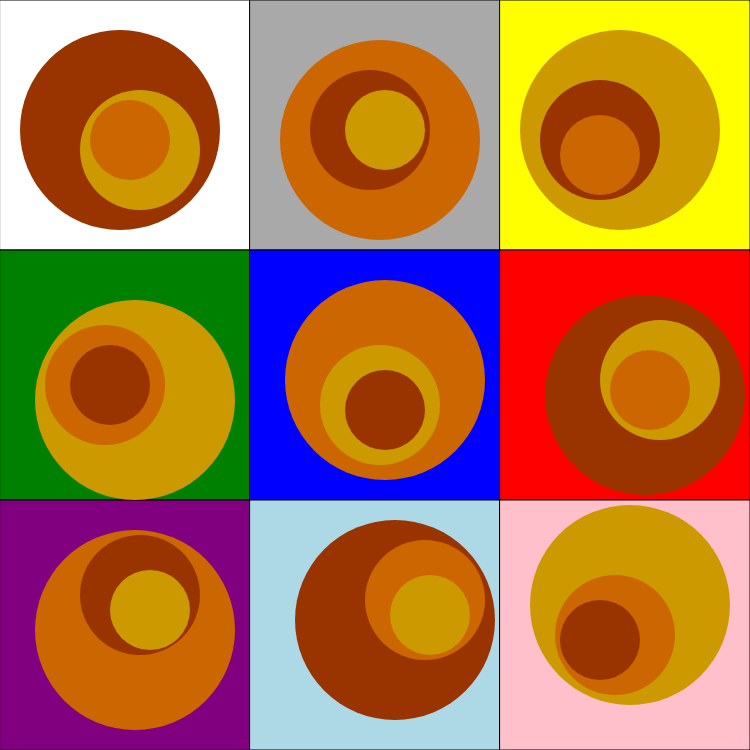
Frame 1 (no input)
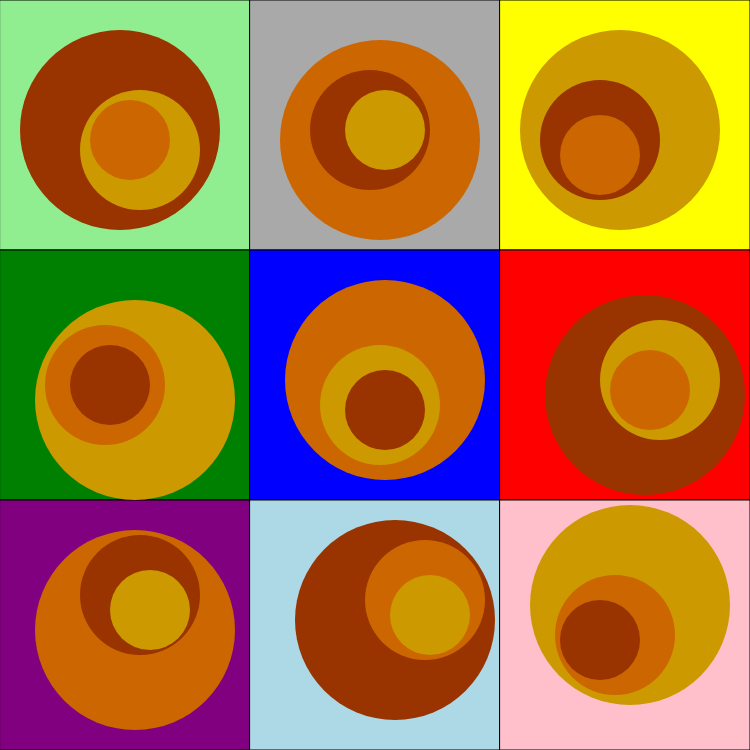
Frame 60 (no input)
Frame 120 (the mouse pressed at the canvas centre since frame 60): identical to frame 60, image omitted

The p5.js sketch that drew these frames (run headless with seeded random() and noise() and a simulated clock; from frame 60 on, the mouse is pressed at the canvas centre):

// p5.js sketch
// ── sketch.js
function setup() {
  //creiamo un canvas con delle dimensioni quadrate - che sarà lo sfondo della nostra opera
  createCanvas(750, 750);
  background(220); //definisco il colore dello sfondo
}

function draw() {
  //condizione che vale per tutti i rettangoli a venire
  //diamo uno stroke per la parte di grafica sottostante ai cerchi in modo che si venga a creare una griglia
  stroke("black"); //ne definiamo il colore
  strokeWeight(1); //e lo spessore

  //tramite coordinate disegno ogni quadrato e gli attribuisco un colore
  //definisco quindi dimensione colore e posizione di ogni quadrato
  rect(0, 0, 250, 250);
  fill("green");
  rect(0, 250, 250, 250);
  fill("purple");
  rect(0, 500, 250, 250);
  fill("darkgray");
  rect(250, 0, 250, 250);
  fill("yellow");
  rect(500, 0, 250, 250);
  fill("blue");
  rect(250, 250, 250, 250);
  fill("red");
  rect(500, 250, 250, 250);
  fill("lightblue");
  rect(250, 500, 250, 250);
  fill("pink");
  rect(500, 500, 250, 250);
  fill("lightgreen");

  noStroke(); //decido che da adesso in poi le figure generate non dovranno avere stroke

  //definisco tre variabili associando per ogni variabile un colore in modo tale da non dover sempre riscrivere i codici dei colori ma mi basti scrivere il nome della variabile
  let inside = color("#CC6600");
  let middle = color("#CC9900");
  let outside = color("#993300");

  //applico adesso una trasformazione di traslazione utilizzando push e pop, che significa che isolo la traformazione, costruendo dei blocchetti, che andrò a modificare di volta in volta sapendo di modificare una singola parte di opera
  push();
  translate(70, 50); //traslo definendo le coordinate del mio blocchetto
  fill(outside); //coloro l'ellisse con una delle variabili che ho definito prima, in questo caso "ouside"
  ellipse(50, 80, 200, 200); //definsico le coordinate e la grandezza dell'ellisse
  fill(middle);
  ellipse(70, 100, 120, 120);
  fill(inside);
  ellipse(60, 90, 80, 80);
  pop();

  //ripeto per ogni quadrato immaginario che mi sono prefigurata tramite la griglia di quadrati colorati costrita in precedenza
  push();
  translate(320, 50);
  fill(inside);
  ellipse(60, 90, 200, 200);
  fill(outside);
  ellipse(50, 80, 120, 120);
  fill(middle);
  ellipse(65, 80, 80, 80);
  pop();

  push();
  translate(560, 50);
  fill(middle);
  ellipse(60, 80, 200, 200);
  fill(outside);
  ellipse(40, 90, 120, 120);
  fill(inside);
  ellipse(40, 105, 80, 80);
  pop();

  push();
  translate(70, 300);
  fill(middle);
  ellipse(65, 100, 200, 200);
  fill(inside);
  ellipse(35, 85, 120, 120);
  fill(outside);
  ellipse(40, 85, 80, 80);
  pop();

  push();
  translate(320, 300);
  fill(inside);
  ellipse(65, 80, 200, 200);
  fill(middle);
  ellipse(60, 105, 120, 120);
  fill(outside);
  ellipse(65, 110, 80, 80);
  pop();

  push();
  translate(560, 300);
  fill(outside);
  ellipse(85, 95, 200, 200);
  fill(middle);
  ellipse(100, 80, 120, 120);
  fill(inside);
  ellipse(90, 90, 80, 80);
  pop();

  push();
  translate(70, 510);
  fill(inside);
  ellipse(65, 120, 200, 200);
  fill(outside);
  ellipse(70, 85, 120, 120);
  fill(middle);
  ellipse(80, 100, 80, 80);
  pop();

  push();
  translate(320, 510);
  fill(outside);
  ellipse(75, 110, 200, 200);
  fill(inside);
  ellipse(105, 90, 120, 120);
  fill(middle);
  ellipse(110, 105, 80, 80);
  pop();

  push();
  translate(560, 510);
  fill(middle);
  ellipse(70, 95, 200, 200);
  fill(inside);
  ellipse(55, 125, 120, 120);
  fill(outside);
  ellipse(40, 130, 80, 80);
  pop();
}

//Kandinsky, the third dimension
//Giuliana Concialini
